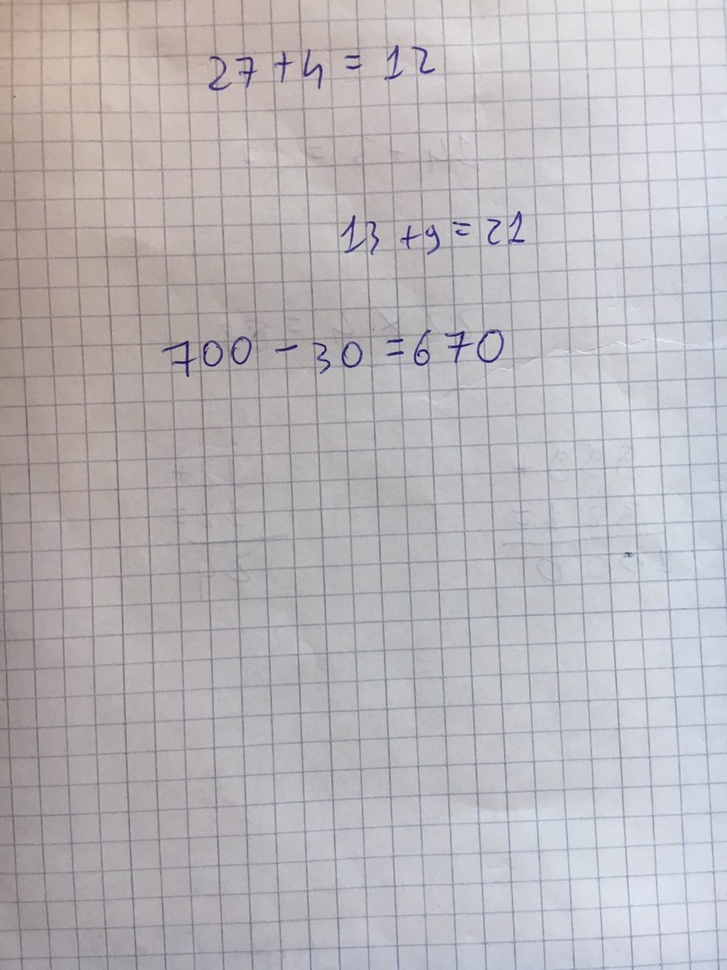
#> input picture image.jpg, 727 x 970 px, shrunk from 960 x 1280 before the run
$ python text.py
#> lines starting #> are read from the running program, lines starting #| are printed output that depends on the picture
from PIL import Image, ImageDraw, ImageFont

rgbimg = Image.open("image.jpg")
#> rgbimg is the input picture: PIL image 727x970 RGB; mean R, G, B 185.8, 182.4, 186

fnt = ImageFont.truetype('/usr/share/fonts/truetype/roboto/Roboto-Bold.ttf', 40)

d = ImageDraw.Draw(rgbimg)

d.text((10, 10), "Hello World!", font=fnt, fill=(255, 255, 0))

rgbimg.save("imagetext.jpg")
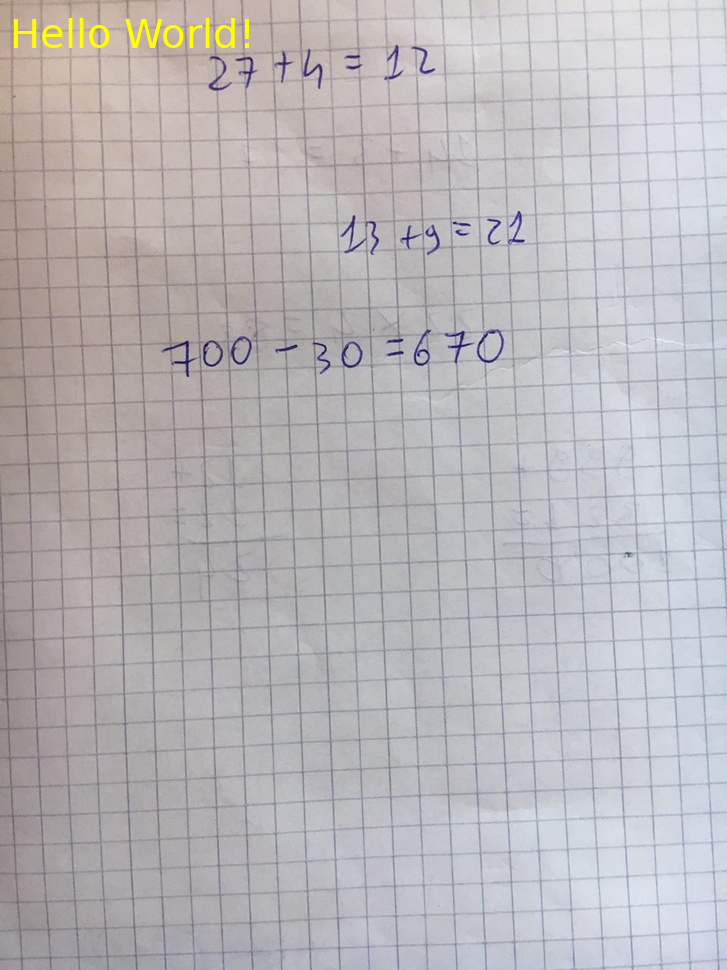
#> saved as imagetext.jpg: PIL image 727x970 RGB; mean R, G, B 186, 182.7, 185.5
